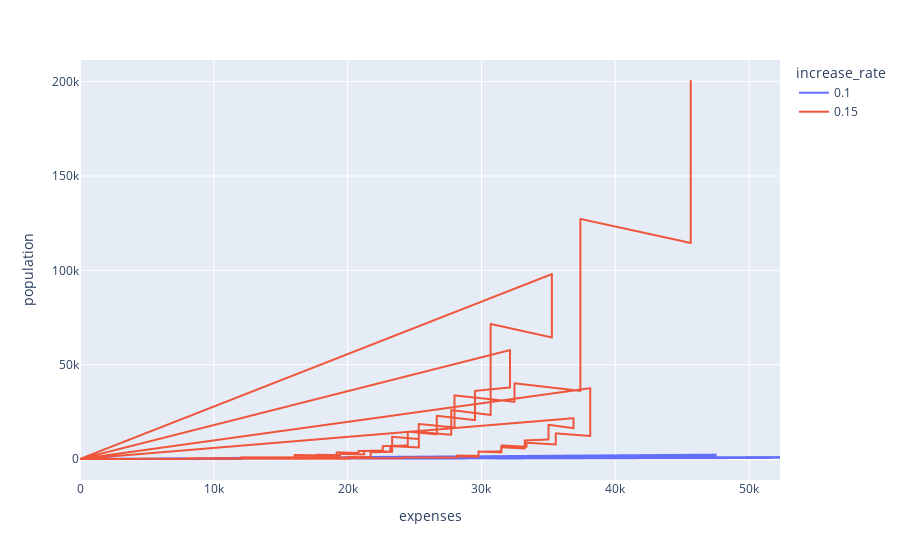

The notebook cell this image was saved under:
### Code cell
df.plot(
    kind='line',
    x='expenses', # Variable on the horizontal axis
    y='population',  # Variables on the vertical axis
    color='increase_rate' # Color by dt
)

### Figure 1 — Plotly figure (JSON) as saved in the notebook; plotly's stock layout.template omitted (floating-point values rounded to 4 significant figures; data arrays with more than 128 entries replaced by an {"elided": "..."} marker saying what was removed)
{"data": [{"hovertemplate": "increase_rate=0.1<br>expenses=%{x}<br>population=%{y}<extra></extra>", "legendgroup": "0.1", "line": {"color": "#636efa", "dash": "solid"}, "mode": "lines", "name": "0.1", "showlegend": true, "type": "scattergl", "x": {"elided": "1830 float values"}, "xaxis": "x", "y": {"elided": "1830 int values"}, "yaxis": "y"}, {"hovertemplate": "increase_rate=0.15<br>expenses=%{x}<br>population=%{y}<extra></extra>", "legendgroup": "0.15", "line": {"color": "#EF553B", "dash": "solid"}, "mode": "lines", "name": "0.15", "showlegend": true, "type": "scattergl", "x": {"elided": "1830 float values"}, "xaxis": "x", "y": {"elided": "1830 int values"}, "yaxis": "y"}], "layout": {"legend": {"title": {"text": "increase_rate"}, "tracegroupgap": 0}, "margin": {"t": 60}, "xaxis": {"anchor": "y", "domain": [0, 1], "title": {"text": "expenses"}}, "yaxis": {"anchor": "x", "domain": [0, 1], "title": {"text": "population"}}}}
